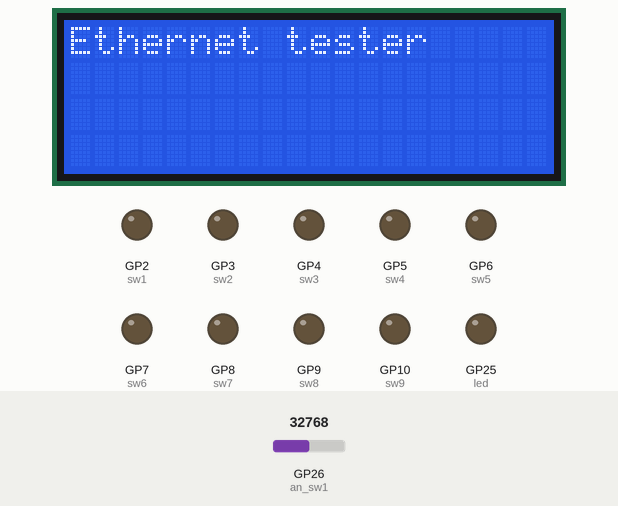
A program run on a simulated Raspberry Pi Pico running MicroPython. Shown: 20×4 character LCD, output pins drawn as LEDs (lit = HIGH). Dashed ring = blinking. Inputs (shaded band) come from the test bench; at power-on: GP26 (an_sw1) = 32768 (analog values on the 0–65535 scale). Library files of the repository ran but are not shown: lcd_api.py, pico_i2c_lcd.py; what the program prints to the serial console is not drawn.

Above: at 1.2 s.
1.3 s: GP26 (an_sw1) set to 45874
At 3.6 s:
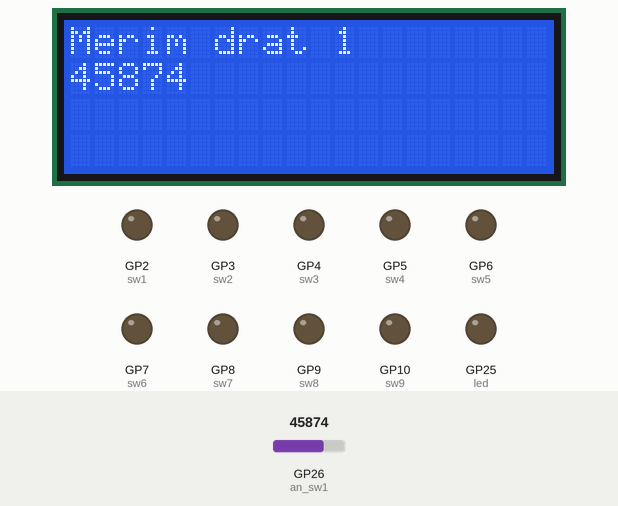
5.3 s: GP26 (an_sw1) set to 57670
At 6.3 s:
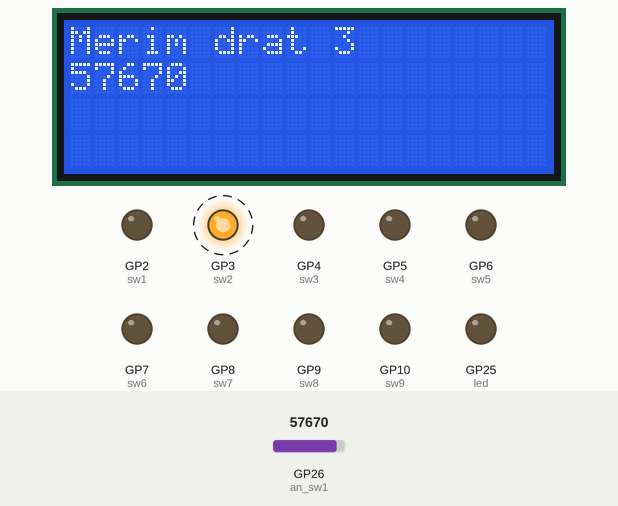
8.9 s: GP26 (an_sw1) set to 0
At 12.5 s:
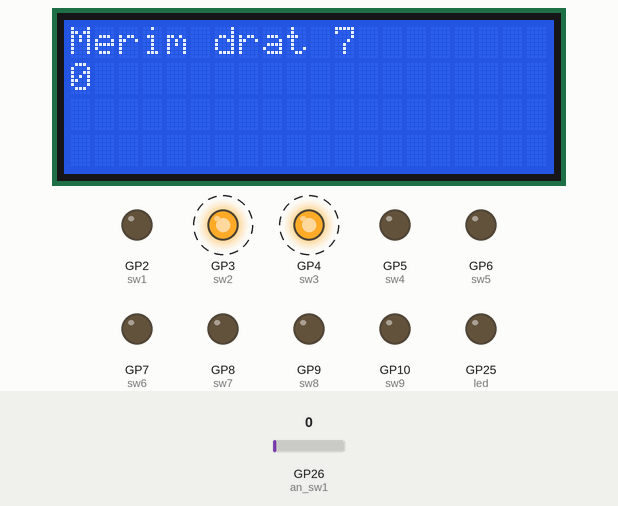
Timing chart, 0 to 18.3 s (numbered marks = the images above; inputs shaded):
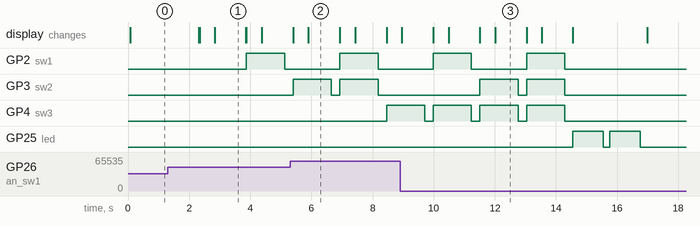

The program:

tester.py
```python
#SW - Michal Basler

#Importuje generic i custom knihovny
import machine
import utime
import time
import gc
from machine import *
from lcd_api import *
from pico_i2c_lcd import *

#V téhle části se nastaví základní parametry
led = Pin(25, Pin.OUT)
led.low()

#I2C nastavení
I2C_ADDR= 0x3F
I2C_NUM_ROWS = 4
I2C_NUM_COLS = 20
i2c = I2C(0, sda=machine.Pin(0), scl=machine.Pin(1), freq=4000000)
lcd = I2cLcd(i2c, I2C_ADDR, I2C_NUM_ROWS, I2C_NUM_COLS)
lcd.backlight_off()
lcd.clear()

#Tahle část říká, třeba že pin 2 na PI Picu je v mém kódu označován jako sw1 a tak dále pro další digitální i analogové piny
an_sw1 = machine.ADC(26)
#an_sw2 = machine.ADC(27)
#an_sw3 = machine.ADC(28)

sw1 = Pin(2, Pin.OUT)
sw2 = Pin(3, Pin.OUT)
sw3 = Pin(4, Pin.OUT)
sw4 = Pin(5, Pin.OUT)
sw5 = Pin(6, Pin.OUT)
sw6 = Pin(7, Pin.OUT)
sw7 = Pin(8, Pin.OUT)
sw8 = Pin(9, Pin.OUT)
sw9 = Pin(10, Pin.OUT)

var_1 = 0
var_2 = 0
var_3 = 0
var_4 = 0
var_5 = 0
var_6 = 0
var_7 = 0
var_8 = 0

#Zde se naprogramují často používané kousky kódu pro snadnější používání.
#Stáhne všechy používané digitální piny dolů.
def clearall():
    sw1.low()
    sw2.low()
    sw3.low()
    sw4.low()
    sw5.low()
    sw6.low()
    sw7.low()
    sw8.low()
    sw9.low()
    time.sleep(0.25)

#Všechny get_ kousky: Zvolí se binárně adresa, uloží se stav analogového pinu jako variable. Zobrazí hodnotu do terminálu i na display (hlavně pro debug).
def get_1():
    sw1.low()
    sw2.low()
    sw3.low()
    time.sleep(0.25)
    var1 = an_sw1.read_u16()
    time.sleep(0.25)
    print(var1)
    lcd.putstr(str(var1))

def get_2():
    sw1.high()
    sw2.low()
    sw3.low()
    time.sleep(0.25)
    var2 = an_sw1.read_u16()
    time.sleep(0.25)
    print(var2)
    lcd.putstr(str(var2))

def get_3():
    sw1.low()
    sw2.high()
    sw3.low()
    time.sleep(0.25)
    var3 = an_sw1.read_u16()
    time.sleep(0.25)
    print(var3)
    lcd.putstr(str(var3))

def get_4():
    sw1.high()
    sw2.high()
    sw3.low()
    time.sleep(0.25)
    var4 = an_sw1.read_u16()
    time.sleep(0.25)
    print(var4)
    lcd.putstr(str(var4))

def get_5():
    sw1.low()
    sw2.low()
    sw3.high()
    time.sleep(0.25)
    var5 = an_sw1.read_u16()
    time.sleep(0.25)
    print(var5)
    lcd.putstr(str(var5))

def get_6():
    sw1.high()
    sw2.low()
    sw3.high()
    time.sleep(0.25)
    var6 = an_sw1.read_u16()
    time.sleep(0.25)
    print(var6)
    lcd.putstr(str(var6))

def get_7():
    sw1.low()
    sw2.high()
    sw3.high()
    time.sleep(0.25)
    var7 = an_sw1.read_u16()
    time.sleep(0.25)
    print(var7)
    lcd.putstr(str(var7))

def get_8():
    sw1.high()
    sw2.high()
    sw3.high()
    time.sleep(0.25)
    var8 = an_sw1.read_u16()
    time.sleep(0.25)
    print(var8)
    lcd.putstr(str(var8))


#zde už je hlavní část kódu.
#zde jde hlavně o měření, uložení a zobrazení hodnot
lcd.backlight_on()
lcd.putstr("Ethernet tester     ")
time.sleep(2)
clearall()
lcd.clear()

lcd.putstr("Merim drat 1        ")
get_1()
time.sleep(0.75)
clearall()
lcd.clear()

lcd.putstr("Merim drat 2        ")
get_2()
time.sleep(0.75)
clearall()
lcd.clear()

lcd.putstr("Merim drat 3        ")
get_3()
time.sleep(0.75)
clearall()
lcd.clear()

lcd.putstr("Merim drat 4        ")
get_4()
time.sleep(0.75)
clearall()
lcd.clear()

lcd.putstr("Merim drat 5        ")
get_5()
time.sleep(0.75)
clearall()
lcd.clear()

lcd.putstr("Merim drat 6        ")
get_6()
time.sleep(0.75)
clearall()
lcd.clear()

lcd.putstr("Merim drat 7        ")
get_7()
time.sleep(0.75)
clearall()
lcd.clear()

lcd.putstr("Merim drat 8        ")
get_8()
time.sleep(0.75)
clearall()
lcd.clear()

lcd.putstr("Zmereno")
led.toggle()
utime.sleep(1)
led.toggle()
utime.sleep(0.2)
led.toggle()
utime.sleep(1)
led.toggle()
utime.sleep(0.2)

#Zde se už data porovnávají a výsledek se zobrazuje

#generic
if var_1 > var_2 > var_3 > var_4 > var_5 > var_6 > var_7 > var_8:
    print("Vše ok")
    lcd.clear()
    lcd.putstr("Kabel OK -:)")
    time.sleep(10)
    lcd.clear()
    lcd.backlight_off()
#full crossover
elif var_3 > var_6 > var_1 > var_7 > var_8 > var_2 > var_4 > var_5:
    print("full crossover")
    lcd.clear()
    lcd.putstr("Je to               crossover kabel.")
    time.sleep(10)
    lcd.clear()
    lcd.backlight_off()

#half crossover
elif var_3 > var_6 > var_1 > var_4 > var_5 > var_2 > var_7 > var_8:
    print("half crossover")
    lcd.clear()
    lcd.putstr("Je to               crossover kabel.")
    time.sleep(10)
    lcd.clear()
    lcd.backlight_off()

#oof
else:
    lcd.clear()
    print("undfnd")
    lcd.putstr("Kabel je vadny      :-(")
    time.sleep(10)
    lcd.clear()
    lcd.backlight_off()
```

Measured:
- by itself, GP2 (sw1): alternates HIGH for 1.3 s and LOW for 1.8 s, 4 changes in all, then stays LOW
- by itself, GP3 (sw2): alternates HIGH for 1.3 s and LOW for 0.27 s, 4 changes in all, then stays LOW
- by itself, GP4 (sw3): alternates HIGH for 1.3 s and LOW for 0.27 s, 7 changes in all, then stays LOW
- what the display in image 1 shows lasts 1.0 s, from 2.8 s to 3.8 s
